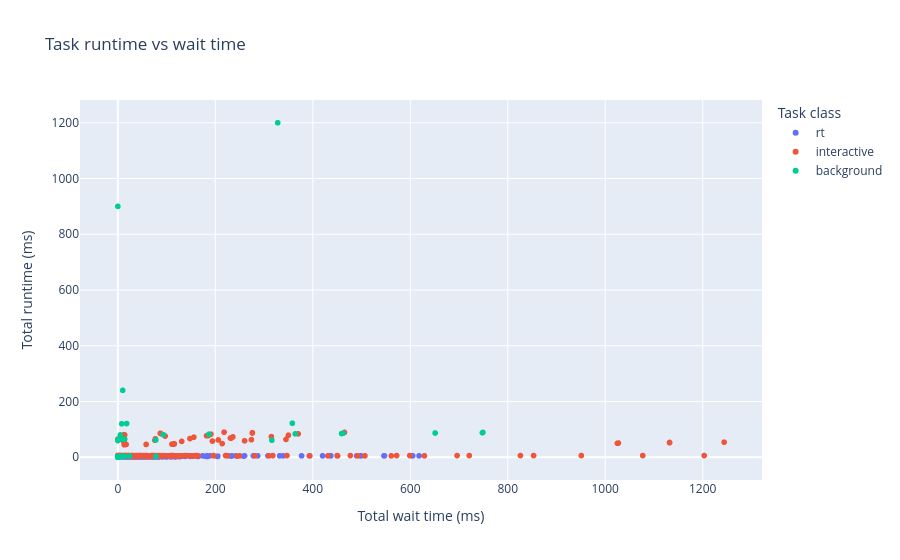

Notebook source saved alongside this figure:
### Markdown cell above
## Task runtime vs wait

### Code cell
runtime_fig = ml.make_task_runtime_scatter(trace)
runtime_fig

### Figure 1 — Plotly figure (JSON) as saved in the notebook; plotly's stock layout.template omitted (floating-point values rounded to 4 significant figures; data arrays with more than 128 entries replaced by an {"elided": "..."} marker saying what was removed)
{"data": [{"customdata": {"elided": "12353x5 mixed values"}, "hovertemplate": "Task class=rt<br>Total wait time (ms)=%{x}<br>Total runtime (ms)=%{y}<br>name=%{customdata[0]}<br>priority=%{customdata[1]}<br>dispatch_count=%{customdata[2]}<br>arrival_ms=%{customdata[3]}<br>completion_ms=%{customdata[4]}<extra></extra>", "legendgroup": "rt", "marker": {"color": "#636efa", "symbol": "circle"}, "mode": "markers", "name": "rt", "showlegend": true, "type": "scattergl", "x": {"elided": "12353 int values"}, "xaxis": "x", "y": {"elided": "12353 int values"}, "yaxis": "y"}, {"customdata": {"elided": "1081x5 mixed values"}, "hovertemplate": "Task class=interactive<br>Total wait time (ms)=%{x}<br>Total runtime (ms)=%{y}<br>name=%{customdata[0]}<br>priority=%{customdata[1]}<br>dispatch_count=%{customdata[2]}<br>arrival_ms=%{customdata[3]}<br>completion_ms=%{customdata[4]}<extra></extra>", "legendgroup": "interactive", "marker": {"color": "#EF553B", "symbol": "circle"}, "mode": "markers", "name": "interactive", "showlegend": true, "type": "scattergl", "x": {"elided": "1081 int values"}, "xaxis": "x", "y": {"elided": "1081 int values"}, "yaxis": "y"}, {"customdata": {"elided": "132x5 mixed values"}, "hovertemplate": "Task class=background<br>Total wait time (ms)=%{x}<br>Total runtime (ms)=%{y}<br>name=%{customdata[0]}<br>priority=%{customdata[1]}<br>dispatch_count=%{customdata[2]}<br>arrival_ms=%{customdata[3]}<br>completion_ms=%{customdata[4]}<extra></extra>", "legendgroup": "background", "marker": {"color": "#00cc96", "symbol": "circle"}, "mode": "markers", "name": "background", "showlegend": true, "type": "scattergl", "x": {"elided": "132 int values"}, "xaxis": "x", "y": {"elided": "132 int values"}, "yaxis": "y"}], "layout": {"legend": {"title": {"text": "Task class"}, "tracegroupgap": 0}, "title": {"text": "Task runtime vs wait time"}, "xaxis": {"anchor": "y", "domain": [0, 1], "title": {"text": "Total wait time (ms)"}}, "yaxis": {"anchor": "x", "domain": [0, 1], "title": {"text": "Total runtime (ms)"}}}}
